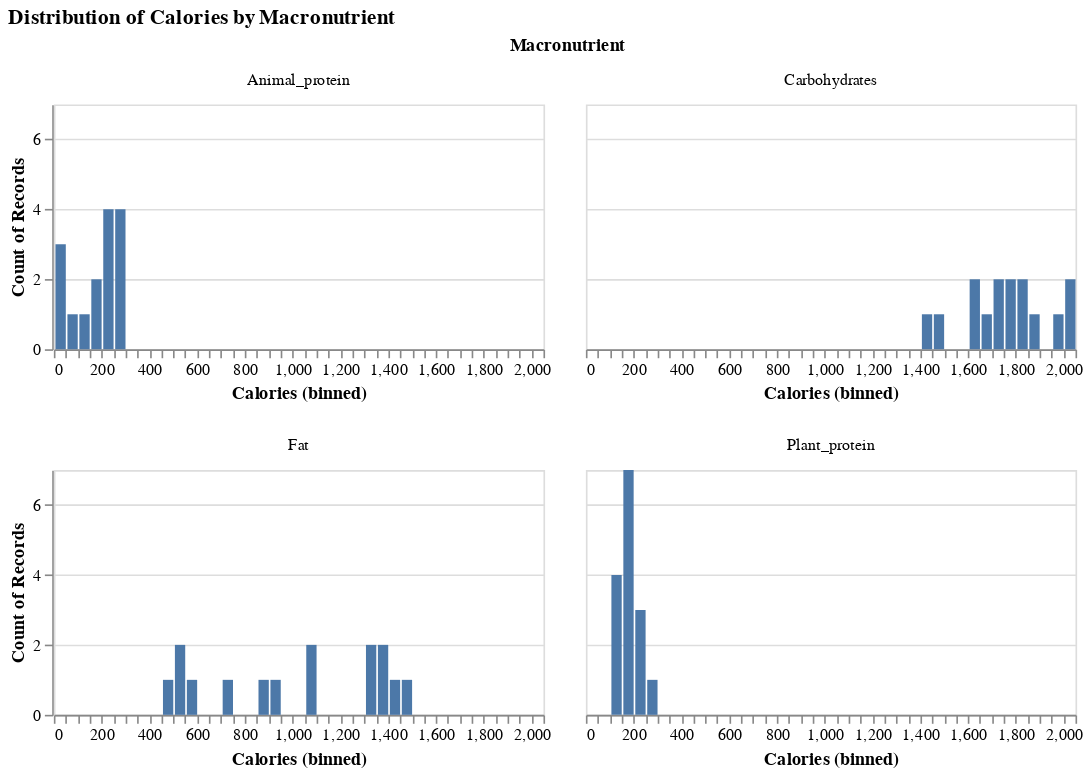

Source (notebook cell):
### Markdown cell above
<div style="background-color: #e8f4fd; border-left:6px solid #2196F3; padding:15px; margin:15px 0;">

<h2>VIZ TASK A: Faceted Histograms of Calories by Macronutrients</h2>

**TASK:** Create A Faceted Histogram chart using the `calories_macros` dataset to compare the distribution of calories accross macronutrients.

<h4>Chart Specifications:</h4>

- **Mark**: `mark_bar()`
- **X Channel:** `Calories`
- **Y Channel:** `count`
- **Faceting:** facet by `Macronutrient`

<h4>Layout and Styling:</h4>

- **Dimensions:** Height = 150px
- **Title:** <i>"Distribution of Calories by Macronutrient"</i>
- **Faceting:** Use faceting with 2 columns to make sure the histogram is easy to compare
- **Axis:** Use `resolve_axis` to make sure each subplot has their own x axis labels
- **Bins:** Set the maximum number of bins to a reasonable amount

</div>

_Points:_ 21

### Code cell
histograms_macronutrient_calories = alt.Chart(calories_macros).mark_bar().encode(
    alt.X('Calories:Q', bin = alt.BinParams(maxbins = 40)),
    alt.Y('count():Q'),
    facet = alt.Facet('Macronutrient:N', columns = 2)
).resolve_axis(
    x = 'independent'
).properties(
    height = 150,
    title= "Distribution of Calories by Macronutrient"
)
# Show the chart
histograms_macronutrient_calories

### Figure 1 — Vega-Lite specification as saved in the notebook (floating-point values rounded to 4 significant figures)
{"config": {"view": {"continuousWidth": 300, "continuousHeight": 300}}, "data": {"name": "data-1baf97771bd69eca6b4d25b6b7a95d47"}, "mark": {"type": "bar"}, "encoding": {"facet": {"columns": 2, "field": "Macronutrient", "type": "nominal"}, "x": {"bin": {"maxbins": 40}, "field": "Calories", "type": "quantitative"}, "y": {"aggregate": "count", "type": "quantitative"}}, "height": 150, "resolve": {"axis": {"x": "independent"}}, "title": "Distribution of Calories by Macronutrient", "$schema": "https://vega.github.io/schema/vega-lite/v5.20.1.json", "datasets": {"data-1baf97771bd69eca6b4d25b6b7a95d47": [{"Country": "Australia", "Code": "AUS", "Year": "2013-01-01", "Macronutrient": "Animal_protein", "Calories": 286.7}, {"Country": "Brazil", "Code": "BRA", "Year": "2013-01-01", "Macronutrient": "Animal_protein", "Calories": 210.4}, {"Country": "Burkina Faso", "Code": "BFA", "Year": "2013-01-01", "Macronutrient": "Animal_protein", "Calories": 44.28}, {"Country": "Canada", "Code": "CAN", "Year": "2013-01-01", "Macronutrient": "Animal_protein", "Calories": 218.8}, {"Country": "China", "Code": "CHN", "Year": "2013-01-01", "Macronutrient": "Animal_protein", "Calories": 158.6}, {"Country": "France", "Code": "FRA", "Year": "2013-01-01", "Macronutrient": "Animal_protein", "Calories": 277.4}, {"Country": "India", "Code": "IND", "Year": "2013-01-01", "Macronutrient": "Animal_protein", "Calories": 47.96}, {"Country": "Jamaica", "Code": "JAM", "Year": "2013-01-01", "Macronutrient": "Animal_protein", "Calories": 148.4}, {"Country": "Norway", "Code": "NOR", "Year": "2013-01-01", "Macronutrient": "Animal_protein", "Calories": 264.0}, {"Country": "Poland", "Code": "POL", "Year": "2013-01-01", "Macronutrient": "Animal_protein", "Calories": 213.1}, {"Country": "South Korea", "Code": "KOR", "Year": "2013-01-01", "Macronutrient": "Animal_protein", "Calories": 184.5}, {"Country": "Switzerland", "Code": "CHE", "Year": "2013-01-01", "Macronutrient": "Animal_protein", "Calories": 239.1}, {"Country": "Thailand", "Code": "THA", "Year": "2013-01-01", "Macronutrient": "Animal_protein", "Calories": 99.4}, {"Country": "United States", "Code": "USA", "Year": "2013-01-01", "Macronutrient": "Animal_protein", "Calories": 279.1}, {"Country": "Zimbabwe", "Code": "ZWE", "Year": "2013-01-01", "Macronutrient": "Animal_protein", "Calories": 47.04}, {"Country": "Australia", "Code": "AUS", "Year": "2013-01-01", "Macronutrient": "Plant_protein", "Calories": 138.4}, {"Country": "Brazil", "Code": "BRA", "Year": "2013-01-01", "Macronutrient": "Plant_protein", "Calories": 169.6}, {"Country": "Burkina Faso", "Code": "BFA", "Year": "2013-01-01", "Macronutrient": "Plant_protein", "Calories": 273.2}, {"Country": "Canada", "Code": "CAN", "Year": "2013-01-01", "Macronutrient": "Plant_protein", "Calories": 201.0}, {"Country": "China", "Code": "CHN", "Year": "2013-01-01", "Macronutrient": "Plant_protein", "Calories": 233.6}, {"Country": "France", "Code": "FRA", "Year": "2013-01-01", "Macronutrient": "Plant_protein", "Calories": 164.7}, {"Country": "India", "Code": "IND", "Year": "2013-01-01", "Macronutrient": "Plant_protein", "Calories": 193.0}, {"Country": "Jamaica", "Code": "JAM", "Year": "2013-01-01", "Macronutrient": "Plant_protein", "Calories": 159.4}, {"Country": "Norway", "Code": "NOR", "Year": "2013-01-01", "Macronutrient": "Plant_protein", "Calories": 179.6}, {"Country": "Poland", "Code": "POL", "Year": "2013-01-01", "Macronutrient": "Plant_protein", "Calories": 192.8}, {"Country": "South Korea", "Code": "KOR", "Year": "2013-01-01", "Macronutrient": "Plant_protein", "Calories": 200.3}, {"Country": "Switzerland", "Code": "CHE", "Year": "2013-01-01", "Macronutrient": "Plant_protein", "Calories": 133.2}, {"Country": "Thailand", "Code": "THA", "Year": "2013-01-01", "Macronutrient": "Plant_protein", "Calories": 144.1}, {"Country": "United States", "Code": "USA", "Year": "2013-01-01", "Macronutrient": "Plant_protein", "Calories": 159.3}, {"Country": "Zimbabwe", "Code": "ZWE", "Year": "2013-01-01", "Macronutrient": "Plant_protein", "Calories": 146.4}, {"Country": "Australia", "Code": "AUS", "Year": "2013-01-01", "Macronutrient": "Fat", "Calories": 1358.0}, {"Country": "Brazil", "Code": "BRA", "Year": "2013-01-01", "Macronutrient": "Fat", "Calories": 1060.0}, {"Country": "Burkina Faso", "Code": "BFA", "Year": "2013-01-01", "Macronutrient": "Fat", "Calories": 554.4}, {"Country": "Canada", "Code": "CAN", "Year": "2013-01-01", "Macronutrient": "Fat", "Calories": 1323.0}, {"Country": "China", "Code": "CHN", "Year": "2013-01-01", "Macronutrient": "Fat", "Calories": 862.8}, {"Country": "France", "Code": "FRA", "Year": "2013-01-01", "Macronutrient": "Fat", "Calories": 1433.0}, {"Country": "India", "Code": "IND", "Year": "2013-01-01", "Macronutrient": "Fat", "Calories": 470.2}, {"Country": "Jamaica", "Code": "JAM", "Year": "2013-01-01", "Macronutrient": "Fat", "Calories": 705.8}, {"Country": "Norway", "Code": "NOR", "Year": "2013-01-01", "Macronutrient": "Fat", "Calories": 1342.0}, {"Country": "Poland", "Code": "POL", "Year": "2013-01-01", "Macronutrient": "Fat", "Calories": 1076.0}, {"Country": "South Korea", "Code": "KOR", "Year": "2013-01-01", "Macronutrient": "Fat", "Calories": 920.8}, {"Country": "Switzerland", "Code": "CHE", "Year": "2013-01-01", "Macronutrient": "Fat", "Calories": 1382.0}, {"Country": "Thailand", "Code": "THA", "Year": "2013-01-01", "Macronutrient": "Fat", "Calories": 527.5}, {"Country": "United States", "Code": "USA", "Year": "2013-01-01", "Macronutrient": "Fat", "Calories": 1454.0}, {"Country": "Zimbabwe", "Code": "ZWE", "Year": "2013-01-01", "Macronutrient": "Fat", "Calories": 514.6}, {"Country": "Australia", "Code": "AUS", "Year": "2013-01-01", "Macronutrient": "Carbohydrates", "Calories": 1493.0}, {"Country": "Brazil", "Code": "BRA", "Year": "2013-01-01", "Macronutrient": "Carbohydrates", "Calories": 1823.0}, {"Country": "Burkina Faso", "Code": "BFA", "Year": "2013-01-01", "Macronutrient": "Carbohydrates", "Calories": 1848.0}, {"Country": "Canada", "Code": "CAN", "Year": "2013-01-01", "Macronutrient": "Carbohydrates", "Calories": 1751.0}, {"Country": "China", "Code": "CHN", "Year": "2013-01-01", "Macronutrient": "Carbohydrates", "Calories": 1853.0}, {"Country": "France", "Code": "FRA", "Year": "2013-01-01", "Macronutrient": "Carbohydrates", "Calories": 1607.0}, {"Country": "India", "Code": "IND", "Year": "2013-01-01", "Macronutrient": "Carbohydrates", "Calories": 1748.0}, {"Country": "Jamaica", "Code": "JAM", "Year": "2013-01-01", "Macronutrient": "Carbohydrates", "Calories": 1732.0}, {"Country": "Norway", "Code": "NOR", "Year": "2013-01-01", "Macronutrient": "Carbohydrates", "Calories": 1699.0}, {"Country": "Poland", "Code": "POL", "Year": "2013-01-01", "Macronutrient": "Carbohydrates", "Calories": 1969.0}, {"Country": "South Korea", "Code": "KOR", "Year": "2013-01-01", "Macronutrient": "Carbohydrates", "Calories": 2028.0}, {"Country": "Switzerland", "Code": "CHE", "Year": "2013-01-01", "Macronutrient": "Carbohydrates", "Calories": 1636.0}, {"Country": "Thailand", "Code": "THA", "Year": "2013-01-01", "Macronutrient": "Carbohydrates", "Calories": 2013.0}, {"Country": "United States", "Code": "USA", "Year": "2013-01-01", "Macronutrient": "Carbohydrates", "Calories": 1790.0}, {"Country": "Zimbabwe", "Code": "ZWE", "Year": "2013-01-01", "Macronutrient": "Carbohydrates", "Calories": 1402.0}]}}
